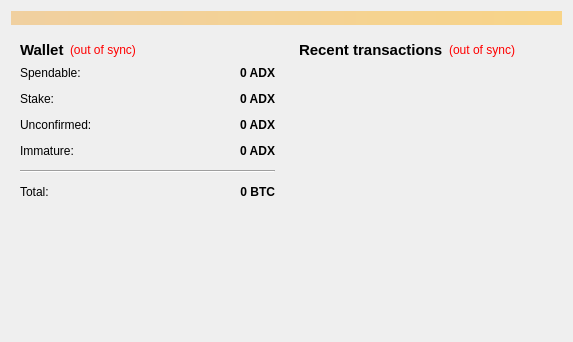
<?xml version="1.0" encoding="UTF-8"?>
<ui version="4.0">
 <class>OverviewPage</class>
 <widget class="QWidget" name="OverviewPage">
  <property name="geometry">
   <rect>
    <x>0</x>
    <y>0</y>
    <width>573</width>
    <height>342</height>
   </rect>
  </property>
  <property name="windowTitle">
   <string>Form</string>
  </property>
  <layout class="QVBoxLayout" name="topLayout">
   <item>
    <widget class="QLabel" name="labelAlerts">
     <property name="visible">
      <bool>false</bool>
     </property>
     <property name="styleSheet">
      <string notr="true">background-color: qlineargradient(x1: 0, y1: 0, x2: 1, y2: 0, stop:0 #F0D0A0, stop:1 #F8D488);  color:#000000
</string>
     </property>
     <property name="wordWrap">
      <bool>true</bool>
     </property>
     <property name="margin">
      <number>3</number>
     </property>
    </widget>
   </item>
   <item>
    <layout class="QHBoxLayout" name="horizontalLayout" stretch="1,1">
     <item>
      <layout class="QVBoxLayout" name="verticalLayout_2">
       <item>
        <widget class="QWidget" name="widget" native="true">
         <layout class="QVBoxLayout" name="verticalLayout_4">
          <item>
           <layout class="QHBoxLayout" name="horizontalLayout_4">
            <item>
             <widget class="QLabel" name="label_5">
              <property name="font">
               <font>
                <pointsize>11</pointsize>
                <weight>75</weight>
                <bold>true</bold>
               </font>
              </property>
              <property name="text">
               <string>Wallet</string>
              </property>
             </widget>
            </item>
            <item>
             <widget class="QLabel" name="labelWalletStatus">
              <property name="toolTip">
               <string>The displayed information may be out of date. Your wallet automatically synchronizes with the IadixCoin network after a connection is established, but this process has not completed yet.</string>
              </property>
              <property name="styleSheet">
               <string notr="true">QLabel { color: red; }</string>
              </property>
              <property name="text">
               <string notr="true">(out of sync)</string>
              </property>
              <property name="alignment">
               <set>Qt::AlignLeading|Qt::AlignLeft|Qt::AlignVCenter</set>
              </property>
             </widget>
            </item>
            <item>
             <spacer name="horizontalSpacer_2">
              <property name="orientation">
               <enum>Qt::Horizontal</enum>
              </property>
              <property name="sizeHint" stdset="0">
               <size>
                <width>40</width>
                <height>20</height>
               </size>
              </property>
             </spacer>
            </item>
           </layout>
          </item>
          <item>
           <layout class="QFormLayout" name="formLayout_2">
            <property name="fieldGrowthPolicy">
             <enum>QFormLayout::AllNonFixedFieldsGrow</enum>
            </property>
            <property name="horizontalSpacing">
             <number>12</number>
            </property>
            <property name="verticalSpacing">
             <number>12</number>
            </property>
            <item row="0" column="0">
             <widget class="QLabel" name="label">
              <property name="text">
               <string>Spendable:</string>
              </property>
             </widget>
            </item>
            <item row="0" column="1">
             <widget class="QLabel" name="labelBalance">
              <property name="font">
               <font>
                <weight>75</weight>
                <bold>true</bold>
               </font>
              </property>
              <property name="cursor">
               <cursorShape>IBeamCursor</cursorShape>
              </property>
              <property name="toolTip">
               <string>Your current spendable balance</string>
              </property>
              <property name="text">
               <string notr="true">0 ADX</string>
              </property>
              <property name="alignment">
               <set>Qt::AlignRight|Qt::AlignTrailing|Qt::AlignVCenter</set>
              </property>
              <property name="textInteractionFlags">
               <set>Qt::LinksAccessibleByMouse|Qt::TextSelectableByKeyboard|Qt::TextSelectableByMouse</set>
              </property>
             </widget>
            </item>
            <item row="1" column="0">
             <widget class="QLabel" name="label_6">
              <property name="text">
               <string>Stake:</string>
              </property>
             </widget>
            </item>
            <item row="1" column="1">
             <widget class="QLabel" name="labelStake">
              <property name="font">
               <font>
                <weight>75</weight>
                <bold>true</bold>
               </font>
              </property>
              <property name="cursor">
               <cursorShape>IBeamCursor</cursorShape>
              </property>
              <property name="toolTip">
               <string>Total of coins that was staked, and do not yet count toward the current balance</string>
              </property>
              <property name="text">
               <string notr="true">0 ADX</string>
              </property>
              <property name="alignment">
               <set>Qt::AlignRight|Qt::AlignTrailing|Qt::AlignVCenter</set>
              </property>
              <property name="textInteractionFlags">
               <set>Qt::LinksAccessibleByMouse|Qt::TextSelectableByKeyboard|Qt::TextSelectableByMouse</set>
              </property>
             </widget>
            </item>
            <item row="2" column="0">
             <widget class="QLabel" name="label_3">
              <property name="text">
               <string>Unconfirmed:</string>
              </property>
             </widget>
            </item>
            <item row="2" column="1">
             <widget class="QLabel" name="labelUnconfirmed">
              <property name="font">
               <font>
                <weight>75</weight>
                <bold>true</bold>
               </font>
              </property>
              <property name="cursor">
               <cursorShape>IBeamCursor</cursorShape>
              </property>
              <property name="toolTip">
               <string>Total of transactions that have yet to be confirmed, and do not yet count toward the current balance</string>
              </property>
              <property name="text">
               <string notr="true">0 ADX</string>
              </property>
              <property name="alignment">
               <set>Qt::AlignRight|Qt::AlignTrailing|Qt::AlignVCenter</set>
              </property>
              <property name="textInteractionFlags">
               <set>Qt::LinksAccessibleByMouse|Qt::TextSelectableByKeyboard|Qt::TextSelectableByMouse</set>
              </property>
             </widget>
            </item>
            <item row="3" column="0">
             <widget class="QLabel" name="labelImmatureText">
              <property name="text">
               <string>Immature:</string>
              </property>
             </widget>
            </item>
            <item row="3" column="1">
             <widget class="QLabel" name="labelImmature">
              <property name="font">
               <font>
                <weight>75</weight>
                <bold>true</bold>
               </font>
              </property>
              <property name="toolTip">
               <string>Mined balance that has not yet matured</string>
              </property>
              <property name="text">
               <string notr="true">0 ADX</string>
              </property>
              <property name="alignment">
               <set>Qt::AlignRight|Qt::AlignTrailing|Qt::AlignVCenter</set>
              </property>
              <property name="textInteractionFlags">
               <set>Qt::LinksAccessibleByMouse|Qt::TextSelectableByKeyboard|Qt::TextSelectableByMouse</set>
              </property>
             </widget>
            </item>
            <item row="4" column="0" colspan="2">
             <widget class="Line" name="line">
              <property name="orientation">
               <enum>Qt::Horizontal</enum>
              </property>
             </widget>
            </item>
            <item row="5" column="0">
             <widget class="QLabel" name="labelTotalText">
              <property name="text">
               <string>Total:</string>
              </property>
             </widget>
            </item>
            <item row="5" column="1">
             <widget class="QLabel" name="labelTotal">
              <property name="font">
               <font>
                <weight>75</weight>
                <bold>true</bold>
               </font>
              </property>
              <property name="cursor">
               <cursorShape>IBeamCursor</cursorShape>
              </property>
              <property name="toolTip">
               <string>Your current total balance</string>
              </property>
              <property name="text">
               <string notr="true">0 BTC</string>
              </property>
              <property name="alignment">
               <set>Qt::AlignRight|Qt::AlignTrailing|Qt::AlignVCenter</set>
              </property>
              <property name="textInteractionFlags">
               <set>Qt::LinksAccessibleByMouse|Qt::TextSelectableByKeyboard|Qt::TextSelectableByMouse</set>
              </property>
             </widget>
            </item>
           </layout>
          </item>
         </layout>
        </widget>
       </item>
       <item>
        <spacer name="verticalSpacer">
         <property name="orientation">
          <enum>Qt::Vertical</enum>
         </property>
         <property name="sizeHint" stdset="0">
          <size>
           <width>20</width>
           <height>40</height>
          </size>
         </property>
        </spacer>
       </item>
      </layout>
     </item>
     <item>
      <layout class="QVBoxLayout" name="verticalLayout_3">
       <item>
        <widget class="QWidget" name="widget_2" native="true">
         <layout class="QVBoxLayout" name="verticalLayout">
          <item>
           <layout class="QHBoxLayout" name="horizontalLayout_2">
            <item>
             <widget class="QLabel" name="label_4">
              <property name="font">
               <font>
                <pointsize>11</pointsize>
                <weight>75</weight>
                <bold>true</bold>
               </font>
              </property>
              <property name="text">
               <string>&lt;b&gt;Recent transactions&lt;/b&gt;</string>
              </property>
             </widget>
            </item>
            <item>
             <widget class="QLabel" name="labelTransactionsStatus">
              <property name="toolTip">
               <string>The displayed information may be out of date. Your wallet automatically synchronizes with the IadixCoin network after a connection is established, but this process has not completed yet.</string>
              </property>
              <property name="styleSheet">
               <string notr="true">QLabel { color: red; }</string>
              </property>
              <property name="text">
               <string notr="true">(out of sync)</string>
              </property>
              <property name="alignment">
               <set>Qt::AlignRight|Qt::AlignTrailing|Qt::AlignVCenter</set>
              </property>
             </widget>
            </item>
            <item>
             <spacer name="horizontalSpacer">
              <property name="orientation">
               <enum>Qt::Horizontal</enum>
              </property>
              <property name="sizeHint" stdset="0">
               <size>
                <width>40</width>
                <height>20</height>
               </size>
              </property>
             </spacer>
            </item>
           </layout>
          </item>
          <item>
           <widget class="QListView" name="listTransactions">
            <property name="styleSheet">
             <string notr="true">QListView { background: transparent; }</string>
            </property>
            <property name="frameShape">
             <enum>QFrame::NoFrame</enum>
            </property>
            <property name="verticalScrollBarPolicy">
             <enum>Qt::ScrollBarAlwaysOff</enum>
            </property>
            <property name="horizontalScrollBarPolicy">
             <enum>Qt::ScrollBarAlwaysOff</enum>
            </property>
            <property name="selectionMode">
             <enum>QAbstractItemView::NoSelection</enum>
            </property>
           </widget>
          </item>
         </layout>
        </widget>
       </item>
      </layout>
     </item>
    </layout>
   </item>
  </layout>
 </widget>
 <resources/>
 <connections/>
</ui>
